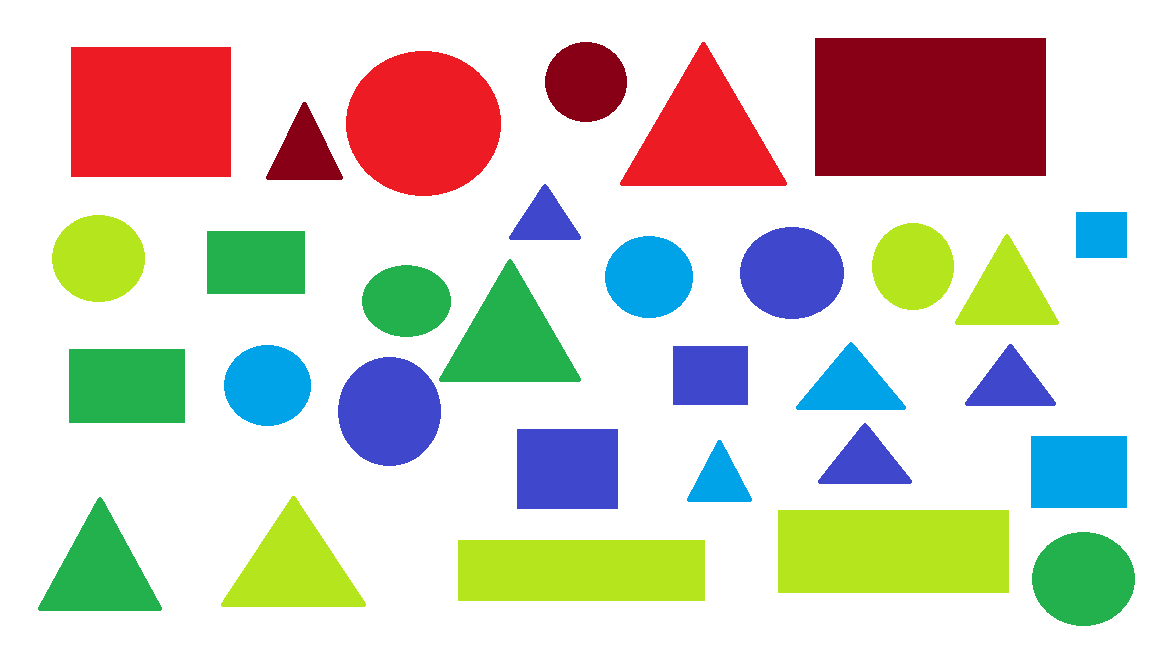
#> input picture images/shape_color1.png, 1152 x 648 px, found by its file name
$ python main.py
#> lines starting #> are read from the running program, lines starting #| are printed output that depends on the picture; after the words box and inside, x2 and y2 are one past the last pixel; in counts of white or black regions, pixels touching at a corner belong together
import cv2
import matplotlib.pyplot as plt
import numpy as np

r_triangle = 0
b_triangle = 0
g_triangle = 0

r_quadangle = 0
b_quadangle = 0
g_quadangle = 0

r_circule = 0
b_circule = 0
g_circule = 0

img = cv2.imread("projects/Counting_part/images/shape_color1.png")
#> img is the input picture: shape (648, 1152, 3); mean B, G, R 195.5, 206.8, 209.8
gray = cv2.cvtColor(img , cv2.COLOR_BGR2GRAY)
hsv = cv2.cvtColor(img  , cv2.COLOR_BGR2HSV)
#> hsv: shape (648, 1152, 3); mean H, S, V 38.1, 76.9, 237.4

red_lower = np.array([136, 87, 111], np.uint8)
red_upper = np.array([180, 255, 255], np.uint8)
red_mask = cv2.inRange(hsv, red_lower, red_upper)
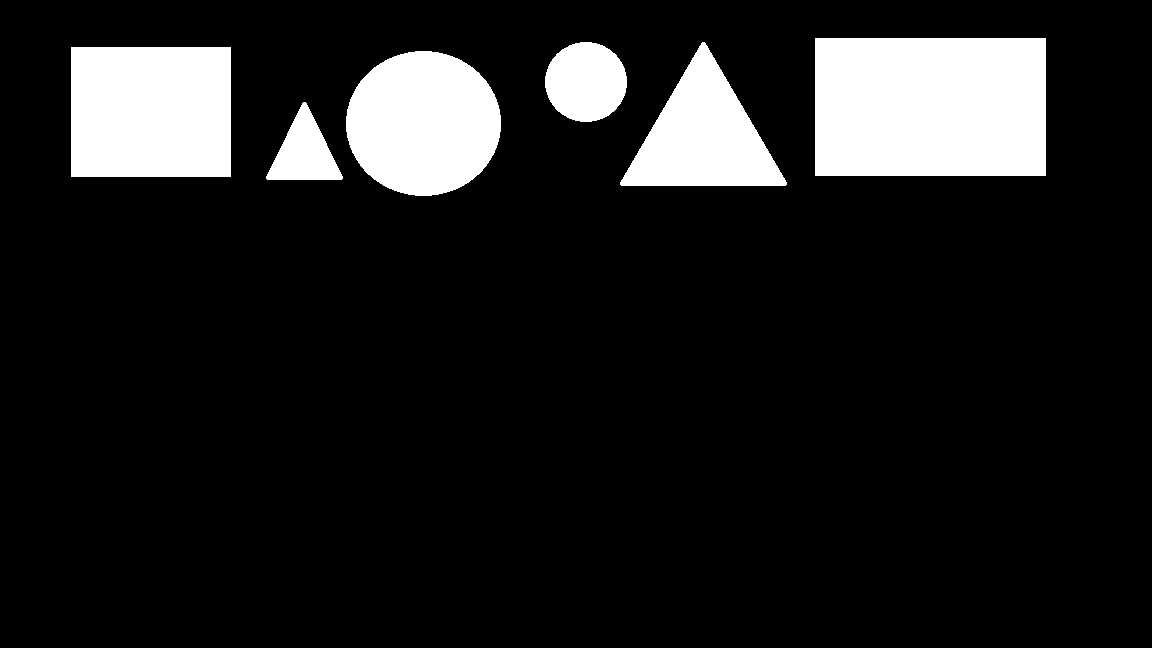
#> red_mask: shape (648, 1152); 12.2% white; 6 white regions, box (x1, y1, x2, y2) and area: (815, 38, 1046, 176) 31878, (71, 47, 231, 177) 20800, (346, 51, 501, 196) 17632, (620, 42, 787, 186) 12487, (545, 42, 627, 122) 5138, (266, 102, 343, 180) 3229

green_lower = np.array([35, 80, 50] ,np.uint8)
green_upper = np.array([85, 255, 255], np.uint8)
green_mask = cv2.inRange(hsv, green_lower, green_upper)
#> green_mask: shape (648, 1152); 13.9% white; 12 white regions, largest, box (x1, y1, x2, y2) and area: (778, 510, 1009, 593) 19173, (458, 540, 705, 601) 15067, (439, 259, 581, 382) 9124

blue_lower = np.array([94, 80, 2], np.uint8)
blue_upper = np.array([120, 255, 255], np.uint8)
blue_mask = cv2.inRange(hsv, blue_lower, blue_upper)
#> blue_mask: shape (648, 1152); 8.5% white; 13 white regions, largest, box (x1, y1, x2, y2) and area: (338, 357, 441, 466) 8796, (517, 429, 618, 509) 8080, (740, 227, 844, 319) 7502
kernel = np.ones((5,5) , "uint8")

red_mask = cv2.dilate(red_mask , kernel=kernel)
#> red_mask: shape (648, 1152); 13.1% white; 6 white regions, box (x1, y1, x2, y2) and area: (813, 36, 1048, 178) 33370, (69, 45, 233, 179) 21976, (344, 49, 503, 198) 18848, (618, 40, 789, 188) 13747, (543, 40, 629, 124) 5802, (264, 100, 345, 182) 3865
# res_red = cv2.bitwise_and(img , img , mask=red_mask)

blue_mask = cv2.dilate(blue_mask , kernel)
#> blue_mask: shape (648, 1152); 9.7% white; 13 white regions, largest, box (x1, y1, x2, y2) and area: (336, 355, 443, 468) 9660, (515, 427, 620, 511) 8820, (738, 225, 846, 321) 8302
# res_blue = cv2.bitwise_and(img , img , mask= blue_mask)

green_mask = cv2.dilate(green_mask , kernel=kernel)
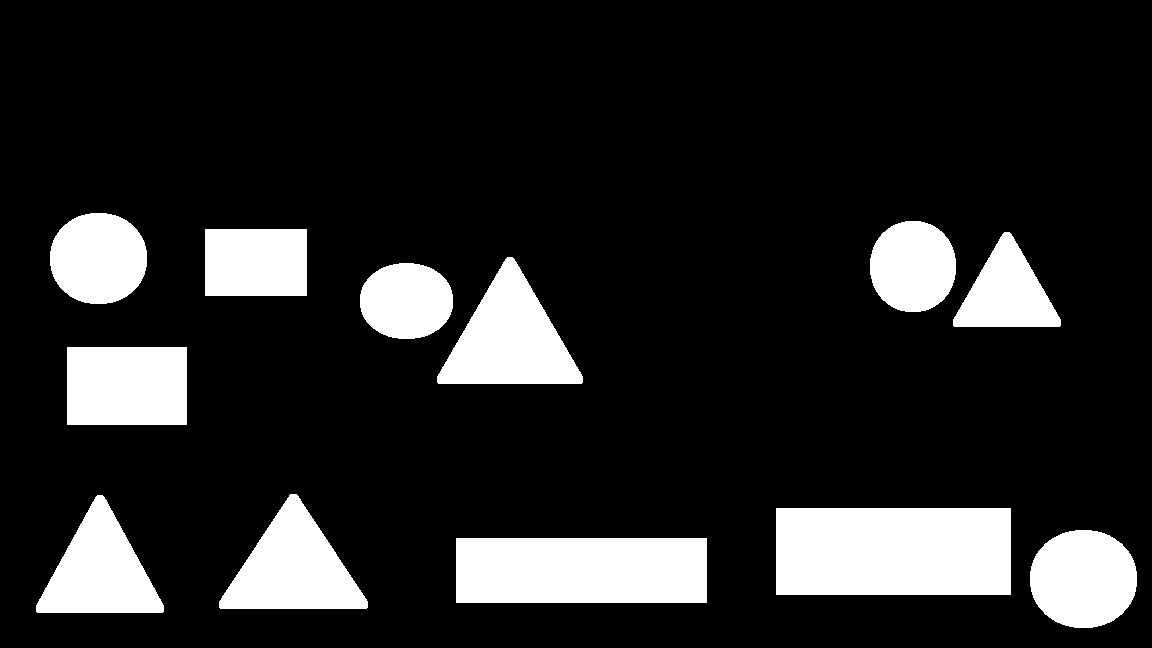
#> green_mask: shape (648, 1152); 15.3% white; 12 white regions
# res_green = cv2.bitwise_and(img , img , mask=green_mask)

contours , _ = cv2.findContours(red_mask , cv2.RETR_TREE , cv2.CHAIN_APPROX_SIMPLE)
#> contours = 6 contours; box (x1, y1, x2, y2) and area: (813, 36, 1048, 178) 32994, (69, 45, 233, 179) 21679, (344, 49, 503, 198) 18628, (618, 40, 789, 188) 13512, (543, 40, 629, 124) 5679, (264, 100, 345, 182) 3741

for i , contour in enumerate(contours):

    approx = cv2.approxPolyDP(contour , 0.03 * cv2.arcLength(contour , True) , True)

    side = len(approx)
    if side == 3 :
        r_triangle +=1
        label = "triangle "
    elif side == 4 :
        r_quadangle +=1
        label = "qaudangle "
    else :
        r_circule+=1
        label = "circule "
    area = cv2.contourArea(contour)
    if area > 200:
        x , y , w , h = cv2.boundingRect(contour)
        img = cv2.rectangle(img  , (x, y), (x+w , y+h) , (0,0,0) , 1 )

        cv2.putText(img , label + "Red", (x, y - 5),cv2.FONT_HERSHEY_SIMPLEX, 0.5,(0, 0, 255))
#> this loop made 6 passes
#> (approx, side, r_triangle, label, area, x, y, w) on passes 1, 4: ([[301, 100], [264, 180], [343, 181]], 3, 1, 'triangle ', 3741, 264, 100, 81), ([[700, 40], [618, 186], [787, 187]], 3, 2, 'triangle ', 13512, 618, 40, 171)
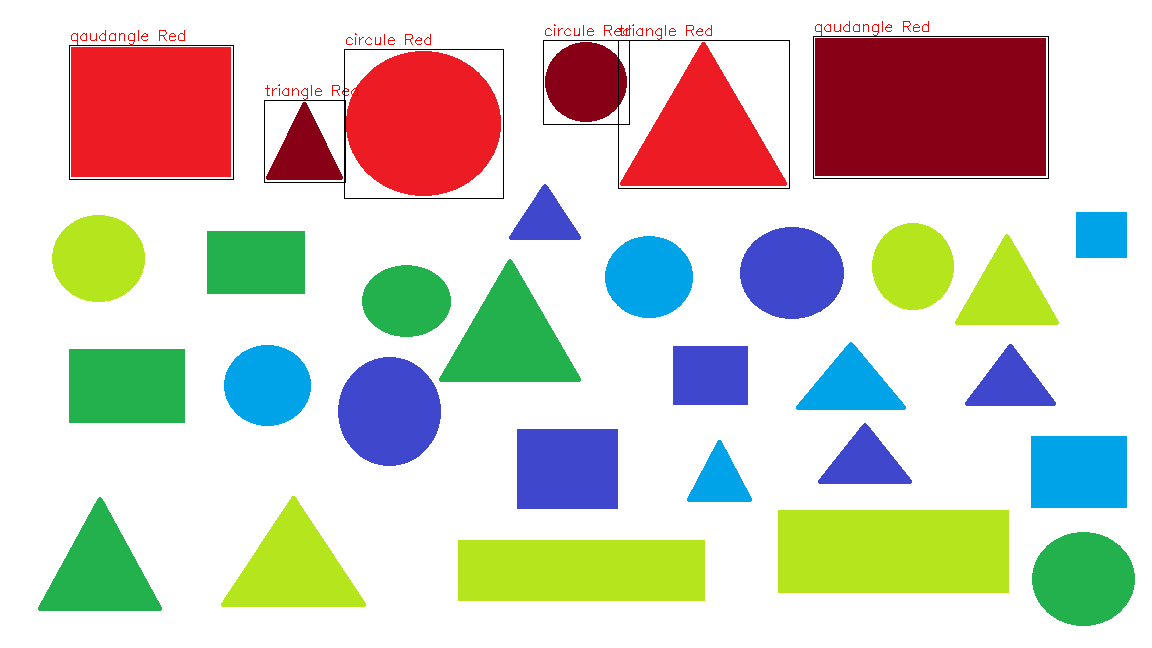
#> img: shape (648, 1152, 3); mean B, G, R 194, 205.2, 208.7
#> after the loop, r_circule = 2; r_quadangle = 2; r_triangle = 2


contours , _ = cv2.findContours(blue_mask , cv2.RETR_TREE , cv2.CHAIN_APPROX_SIMPLE)
#> contours = 13 contours; largest, box (x1, y1, x2, y2) and area: (336, 355, 443, 468) 9503, (515, 427, 620, 511) 8632, (738, 225, 846, 321) 8155, (1029, 434, 1129, 510) 7425, (603, 234, 695, 320) 6222

for i , contour in enumerate(contours):
    approx = cv2.approxPolyDP(contour , 0.03 * cv2.arcLength(contour , True) , True)

    side = len(approx)
    if side == 3 :
        b_triangle +=1
        label = "triangle "
    elif side == 4 :
        b_quadangle +=1
        label = "qaudangle "
    else :
        b_circule +=1
        label = "circule "
    area = cv2.contourArea(contour)
    if area > 200:
        x , y , w , h = cv2.boundingRect(contour)
        img = cv2.rectangle(img  , (x, y), (x+w , y+h) , (0,0,0) ,1 )

        cv2.putText(img , label + "Blue", (x, y - 5),cv2.FONT_HERSHEY_SIMPLEX, 0.5,(255, 0, 0))
#> this loop made 13 passes
#> (approx, side, label, area, x, y, w, h) on passes 1 to 4: ([[716, 438], [685, 502], [752, 503]], 3, 'triangle ', 2621, 685, 438, 69, 66), ([[1029, 434], [1029, 509], [1128, 509], [1128, 434]], 4, 'qaudangle ', 7425, 1029, 434, 100, 76), ([[515, 427], [515, 510], [619, 510], [619, 427]], 4, 'qaudangle ', 8632, 515, 427, 105, 84), ([[816, 478], [913, 484], [867, 421]], 3, 'triangle ', 3609, 816, 421, 98, 65)
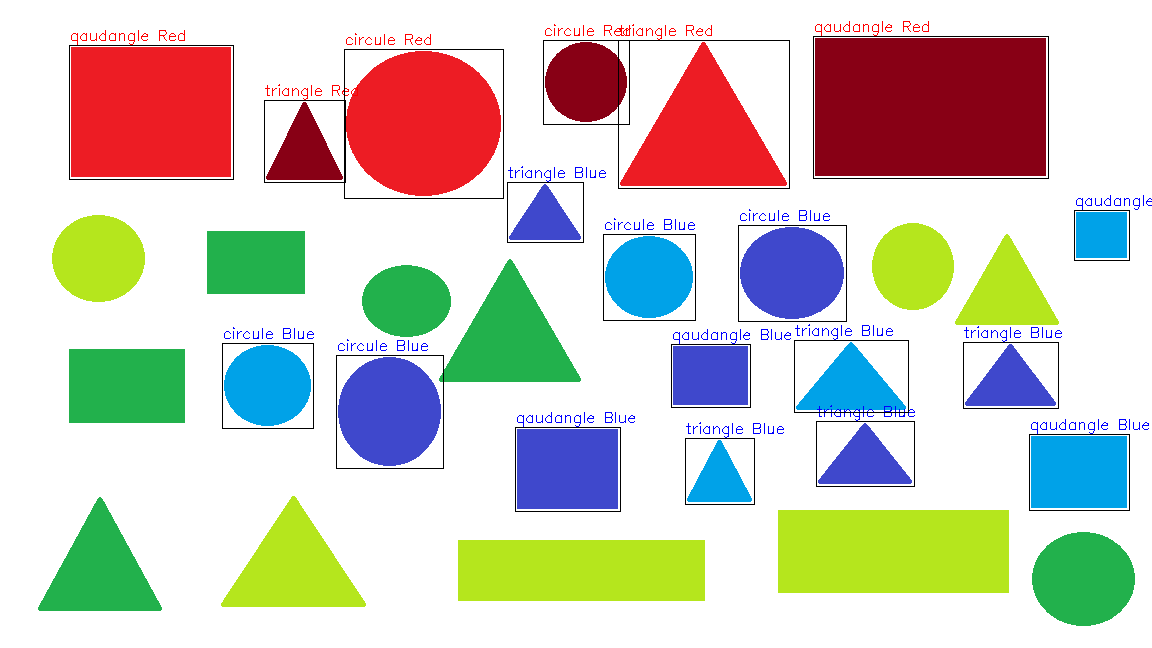
#> img: shape (648, 1152, 3); mean B, G, R 192.5, 202.7, 206.2
#> after the loop, b_circule = 4; b_quadangle = 4; b_triangle = 5


contours , _ = cv2.findContours(green_mask , cv2.RETR_TREE , cv2.CHAIN_APPROX_SIMPLE)
#> contours = 12 contours; largest, box (x1, y1, x2, y2) and area: (776, 508, 1011, 595) 20124, (456, 538, 707, 603) 16000, (437, 257, 583, 384) 9999, (219, 494, 368, 609) 9276, (67, 347, 187, 425) 9163

for i , contour in enumerate(contours):
    approx = cv2.approxPolyDP(contour , 0.02 * cv2.arcLength(contour , True) , True)

    side = len(approx)
    if side == 3 :
        g_triangle +=1
        label = "triangle "
    elif side == 4 :
        g_quadangle +=1
        label = "qaudangle "
    else :
        g_circule+= 1
        label = "circule "
    area = cv2.contourArea(contour)
    if area > 200:
        x , y , w , h = cv2.boundingRect(contour)
        img = cv2.rectangle(img  , (x, y), (x+w , y+h) , (0,0,0) , 1 )

        cv2.putText(img , label + "Green", (x, y - 5),cv2.FONT_HERSHEY_SIMPLEX, 0.5,(0, 255, 0))
#> this loop made 12 passes
#> (approx, side, label, area, x, y, w, h) on passes 1, 3, 4, 5: ([[456, 538], [456, 602], [706, 602], [706, 538]], 4, 'qaudangle ', 16000, 456, 538, 251, 65), ([[776, 508], [776, 594], [1010, 594], [1010, 508]], 4, 'qaudangle ', 20124, 776, 508, 235, 87), ([[97, 495], [36, 611], [162, 612]], 3, 'triangle ', 8211, 36, 495, 128, 118), ([[219, 601], [367, 607], [296, 494]], 3, 'triangle ', 9276, 219, 494, 149, 115)
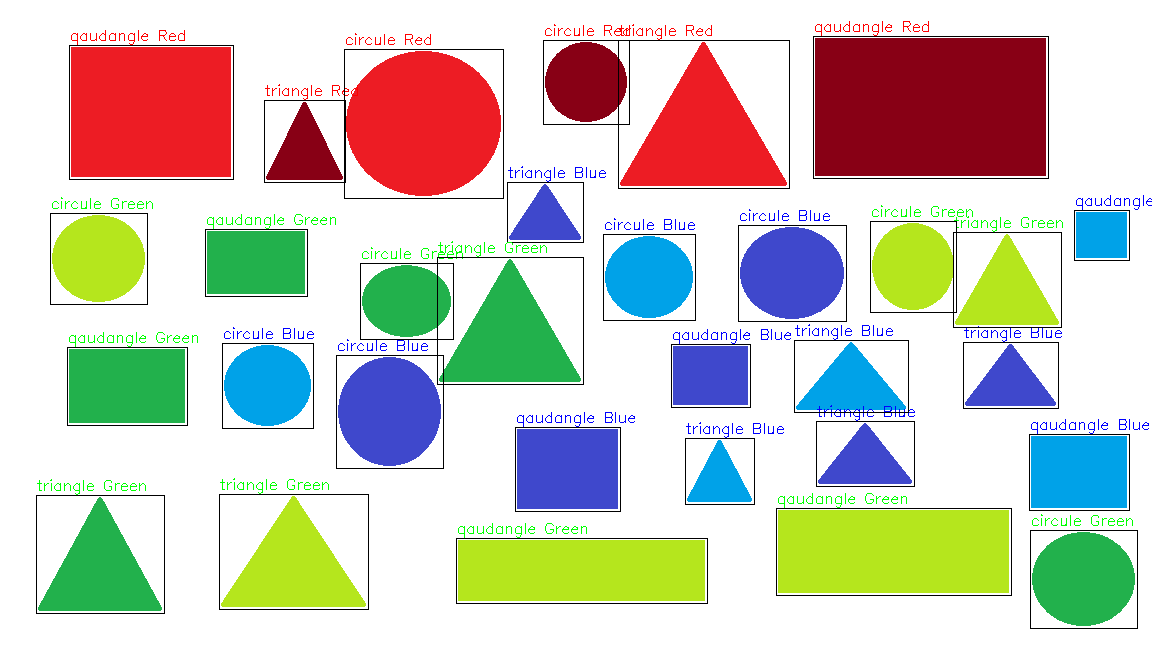
#> img: shape (648, 1152, 3); mean B, G, R 189.6, 200.9, 203.3
#> after the loop, g_circule = 4; g_quadangle = 4; g_triangle = 4

print("red triangle :" , r_triangle)
#| red triangle : 2
print("red circule :" , r_circule)
#| red circule : 2
print("red quadangle :" , r_quadangle)
#| red quadangle : 2

print("blue triangle :" , b_triangle)
#| blue triangle : 5
print("blue circule :" , b_circule)
#| blue circule : 4
print("blue quadangle :" , b_quadangle)
#| blue quadangle : 4

print("green triangle :" , g_triangle)
#| green triangle : 4
print("green circule :" , g_circule)
#| green circule : 4
print("green quadangle :" , g_quadangle)
#| green quadangle : 4


cv2.imshow("shape and color" , img)
cv2.waitKey(0)
cv2.destroyAllWindows()

$ run again, with images/colors.png copied over images/shape_color1.png
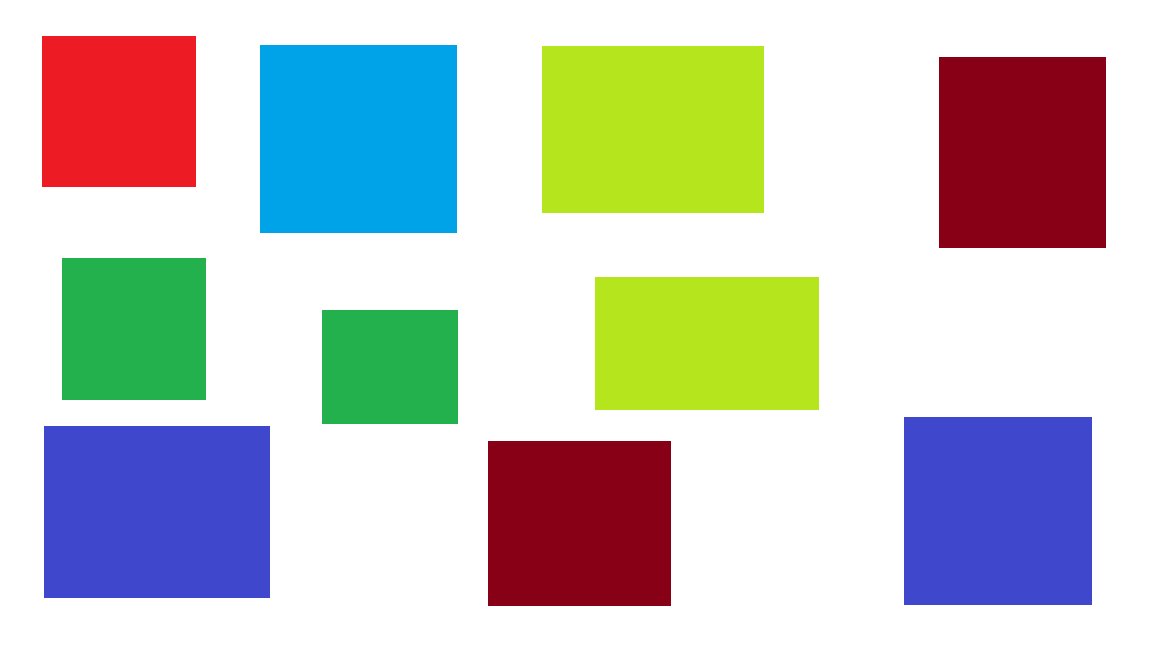
#> input picture images/colors.png, 1152 x 648 px, found by its file name
#> img is the input picture: shape (648, 1152, 3); mean B, G, R 193.6, 197.9, 195.5
#> hsv: shape (648, 1152, 3); mean H, S, V 43.4, 88.3, 232.3
#> `red_mask = cv2.inRange(hsv, red_lower, red_upper)`:
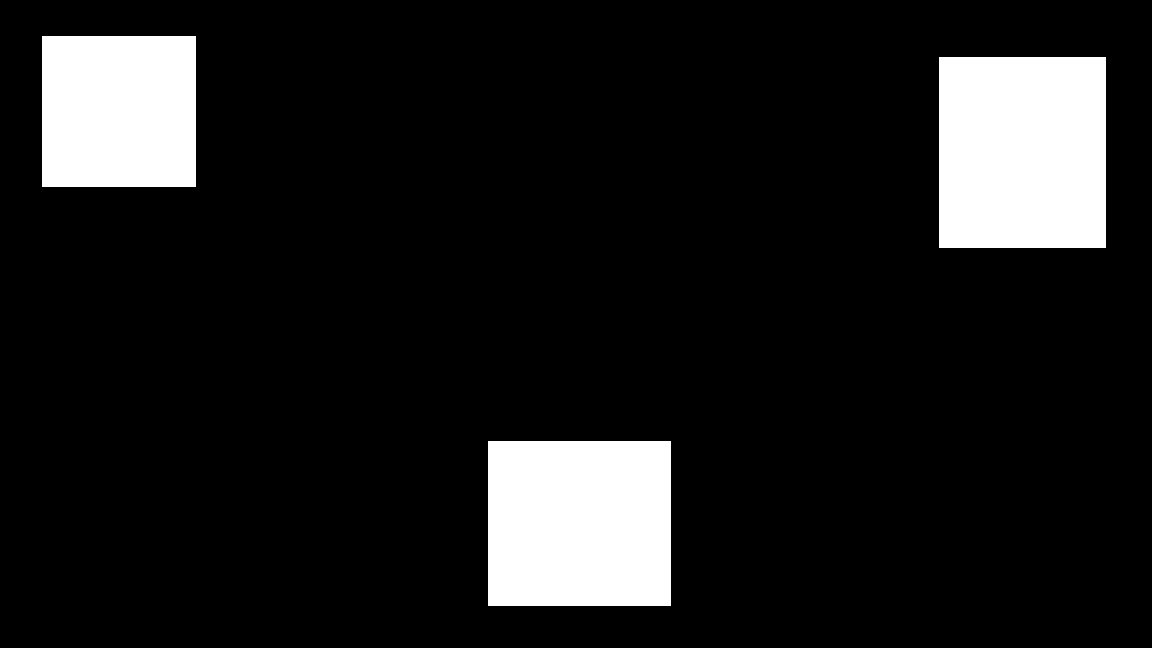
#> red_mask: shape (648, 1152); 11.4% white; 3 white regions, box (x1, y1, x2, y2) and area: (939, 57, 1106, 248) 31897, (488, 441, 671, 606) 30195, (42, 36, 196, 187) 23254
#> `contours , _ = cv2.findContours(red_mask , cv2.RETR_TREE , cv2.CHAIN_A..`: contours = 3 contours; box (x1, y1, x2, y2) and area: (937, 55, 1108, 250) 32980, (486, 439, 673, 608) 31248, (40, 34, 198, 189) 24178
#> the loop `for i , contour in enumerate(contours): ` made 3 passes
#> (approx, area, x, y, w, h) on passes 1 to 3: ([[486, 439], [486, 607], [672, 607], [672, 439]], 31248, 486, 439, 187, 169), ([[937, 55], [937, 249], [1107, 249], [1107, 55]], 32980, 937, 55, 171, 195), ([[40, 34], [40, 188], [197, 188], [197, 34]], 24178, 40, 34, 158, 155)
#> after the loop `for i , contour in enumerate(contours):`: r_circule = 0; r_quadangle = 3; r_triangle = 0
#> `contours , _ = cv2.findContours(blue_mask , cv2.RETR_TREE , cv2.CHAIN_..`: contours = 3 contours; box (x1, y1, x2, y2) and area: (42, 424, 272, 600) 40075, (258, 43, 459, 235) 38200, (902, 415, 1094, 607) 36481
#> the loop `for i , contour in enumerate(contours):` made 3 passes
#> (approx, area, x, y, w, h) on passes 1 to 3: ([[42, 424], [42, 599], [271, 599], [271, 424]], 40075, 42, 424, 230, 176), ([[902, 415], [902, 606], [1093, 606], [1093, 415]], 36481, 902, 415, 192, 192), ([[258, 43], [258, 234], [458, 234], [458, 43]], 38200, 258, 43, 201, 192)
#> after the loop `for i , contour in enumerate(contours):`: b_circule = 0; b_quadangle = 3; b_triangle = 0
#> `contours , _ = cv2.findContours(green_mask , cv2.RETR_TREE , cv2.CHAIN..`: contours = 4 contours; box (x1, y1, x2, y2) and area: (540, 44, 766, 215) 38250, (593, 275, 821, 412) 30872, (60, 256, 208, 402) 21315, (320, 308, 460, 426) 16263
#> the loop `for i , contour in enumerate(contours):` made 4 passes
#> (approx, area, x, y, w, h) on passes 1 to 4: ([[320, 308], [320, 425], [459, 425], [459, 308]], 16263, 320, 308, 140, 118), ([[593, 275], [593, 411], [820, 411], [820, 275]], 30872, 593, 275, 228, 137), ([[60, 256], [60, 401], [207, 401], [207, 256]], 21315, 60, 256, 148, 146), ([[540, 44], [540, 214], [765, 214], [765, 44]], 38250, 540, 44, 226, 171)
#> after the loop `for i , contour in enumerate(contours):`:
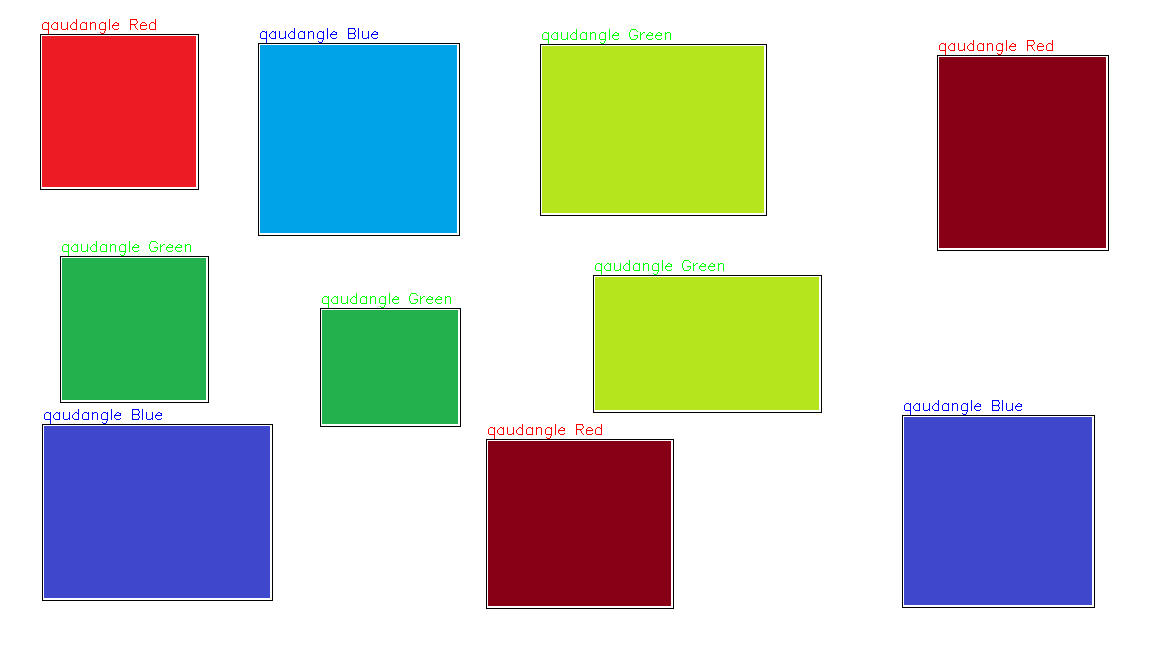
#> img: shape (648, 1152, 3); mean B, G, R 190.5, 194.9, 192.4
#> after the loop `for i , contour in enumerate(contours):`: g_circule = 0; g_quadangle = 4; g_triangle = 0
#| red triangle : 0
#| red circule : 0
#| red quadangle : 3
#| blue triangle : 0
#| blue circule : 0
#| blue quadangle : 3
#| green triangle : 0
#| green circule : 0
#| green quadangle : 4
